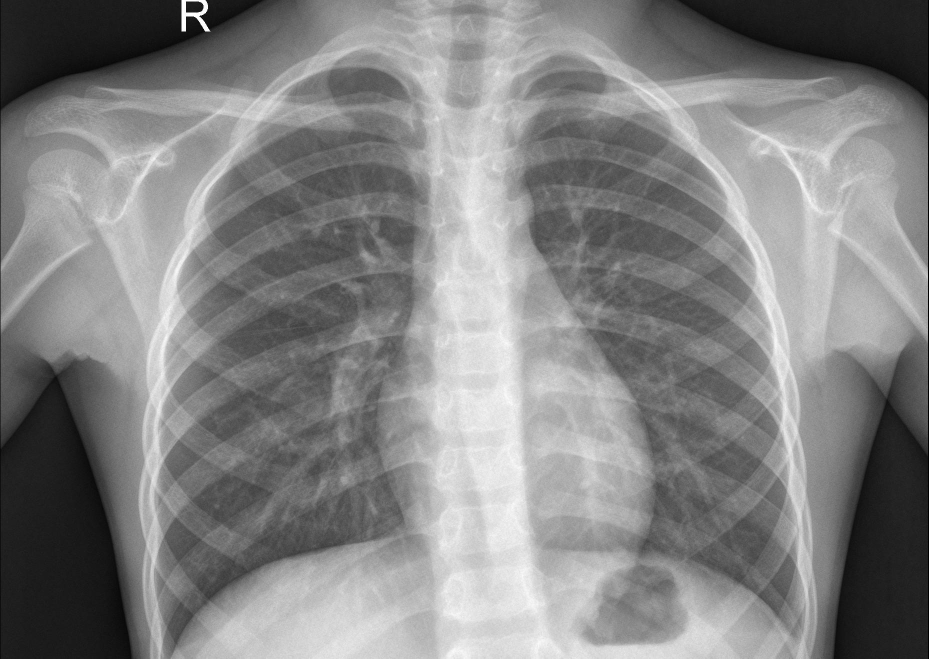
#> input picture Images_for_CAM_and_OSA/normal/IM-0001-0001.jpeg, 1857 x 1317 px, given as the content of the folder C:/Users/HP/PycharmProjects/MPH/datasets/d(4)/pneumonia, which was not available (shown at 1/2 size)
$ python pca.py
#> lines starting #> are read from the running program, lines starting #| are printed output that depends on the picture; pictures that were not available may be replaced by others from this repository, and a replacement may not be noted
import cv2
import glob
import os
from matplotlib import pyplot as plt
from sklearn.decomposition import PCA
import numpy as np


"""
1. Paths to raw training images
"""
datasets_path = "C:/Users/HP/PycharmProjects/MPH/datasets/"
d1_normal = datasets_path + "d(1)/normal/*.*"
d1_pneumonia = datasets_path + "d(1)/pneumonia/*.*"
d2_normal = datasets_path + "d(2)/normal/*.*"
d2_pneumonia = datasets_path + "d(2)/pneumonia/*.*"
d3_normal = datasets_path + "d(3)/normal/*.*"
d3_pneumonia = datasets_path + "d(3)/pneumonia/*.*"
d4_normal = datasets_path + "d(4)/normal/*.*"
d4_pneumonia = datasets_path + "d(4)/pneumonia/*.*"

"""
2. Paths to PCA compressed training images
"""
compressed_path = "C:/Users/HP/PycharmProjects/MPH/1data/"
d1_pca_normal = compressed_path + "d(1)/normal/"
d1_pca_pneumonia = compressed_path + "d(1)/pneumonia/"
d2_pca_normal = compressed_path + "d(2)/normal/"
d2_pca_pneumonia = compressed_path + "d(2)/pneumonia/"
d3_pca_normal = compressed_path + "d(3)/normal/"
d3_pca_pneumonia = compressed_path + "d(3)/pneumonia/"
d4_pca_normal = compressed_path + "d(4)/normal/"
d4_pca_pneumonia = compressed_path + "d(4)/pneumonia/"
normal = "normal"
pneumonia = "pneumonia"


"""
3. Compression function
"""


def compress_img_with_pca(
        source_path, destination_path, im_class):
#> called with im_class = 'pneumonia'
    noc = 400  # number of components
    count = 0
    size = 128

    for file in glob.glob(source_path):
        """Read image and convert to greyscale"""
        image = cv2.imread(file)
#> image is the input picture: shape (1317, 1857, 3); min 0, max 255, mean 131
        image = cv2.cvtColor(image, cv2.COLOR_BGR2GRAY)
#> image: shape (1317, 1857)
        # print(image.shape)
        """obtain image dimensions"""
        height, width = image.shape
#> height = 1317; width = 1857
        """fit and transform image """
        pca = PCA(noc).fit(image)
        image_transformed = pca.transform(image)
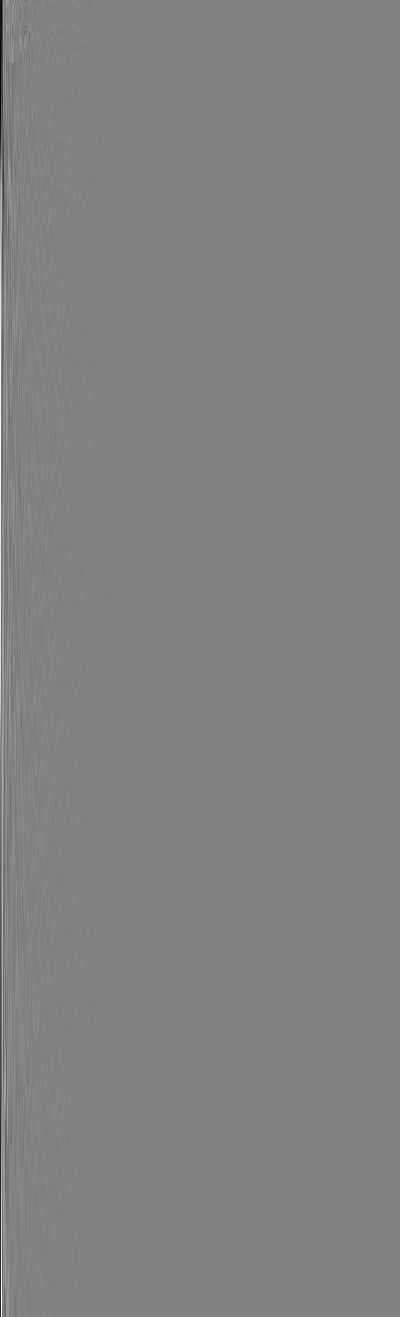
#> image_transformed: shape (1317, 400) float64; min -2304.2, max 2210.8, mean 0; drawn with min black and max white
        # print(image_transformed.shape)
        """inverse transform image"""
        image_inverse_transformed = pca.inverse_transform(
            image_transformed)
        """reconstruct image"""
        image_reconstructing = np.reshape(
            image_inverse_transformed,
            (height, width))

        """resize image """
        image2 = cv2.resize(
            image_reconstructing, (size, size))
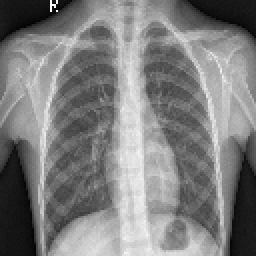
#> image2: shape (128, 128) float64 (shown 2 times larger); min 6.72, max 257.2, mean 131.1; drawn with min black and max white

        count += 1

        plt.axis('off')
        plt.imshow(image2.astype('uint8'))

        if not os.path.exists(destination_path):
            os.makedirs(destination_path)

        plt.savefig(
            f"{destination_path}_{im_class}_{count}.JPG",
            bbox_inches='tight',
            pad_inches=0.0)
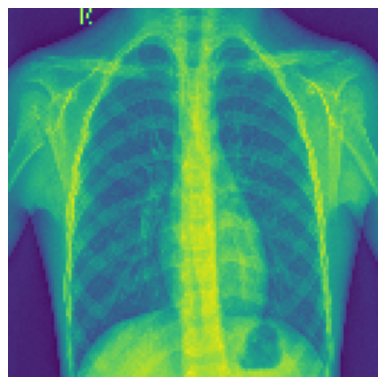
#> figure drawn by matplotlib, 1 panel


compress_img_with_pca(
    d4_pneumonia, d4_pca_pneumonia, pneumonia)

"""
REFERENCES:
    - How to batch process multiple images in python:
        https://www.youtube.com/watch?v=QxzxLVzNfbI
    - PCA image compression with python:
        https://www.youtube.com/watch?v=L2oyN8-j6s4
"""
